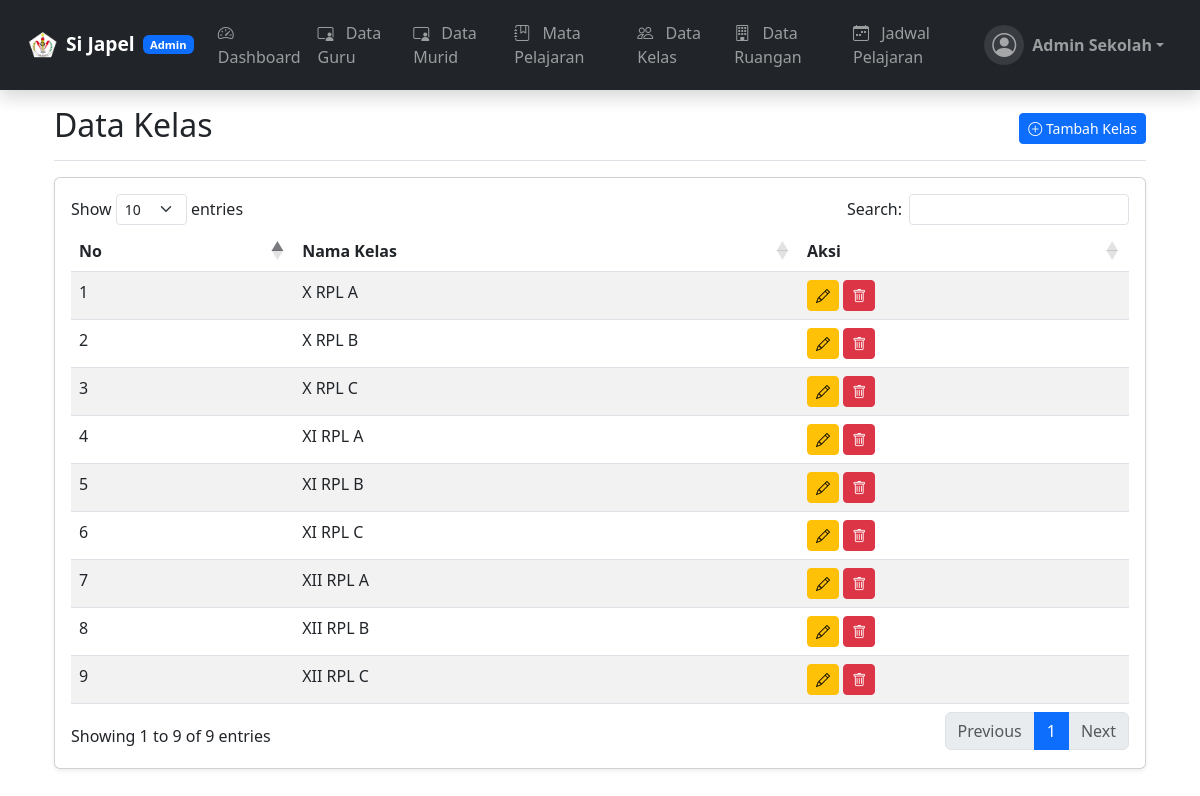
The page /admin/kelas/index.php (signed in) on the database its author committed.
### tables this page shows
CREATE TABLE `kelas` (
  `id` int(11) NOT NULL,
  `nama_kelas` varchar(50) NOT NULL
);

### admin/kelas/index.php (the view, shortened to what this page needs)
<?php
include '../../config/database.php';
$kelas = $conn->query("SELECT * FROM kelas ORDER BY nama_kelas");
?>
<!DOCTYPE html>
<html lang="en">
<head>
    <link href="https://cdn.jsdelivr.net/npm/bootstrap@5.3.0/dist/css/bootstrap.min.css" rel="stylesheet">
    <link rel="stylesheet" href="https://cdn.datatables.net/1.13.4/css/dataTables.bootstrap5.min.css">
    <link rel="stylesheet" href="https://cdn.jsdelivr.net/npm/bootstrap-icons@1.10.0/font/bootstrap-icons.css">
    <link href="../../../assets/css/style.css" rel="stylesheet">
</head>
<body>
    <?php include_once '../header_admin.php'; ?>
    <main class="container px-4">
        <div
            class="d-flex justify-content-between flex-wrap flex-md-nowrap align-items-center pt-3 pb-2 mb-3 border-bottom">
            <h1 class="h2">Data Kelas</h1>
            <div class="btn-toolbar mb-2 mb-md-0">
                <a href="add.php" class="btn btn-sm btn-primary">
                    <i class="bi bi-plus-circle"></i> Tambah Kelas
                </a>
            </div>
        </div>
        <div class="card shadow-sm">
            <div class="card-body">
                <div class="table-responsive">
                    <table id="kelasTable" class="table table-striped table-hover">
                        <thead>
                            <tr>
                                <th>No</th>
                                <th>Nama Kelas</th>
                                <th>Aksi</th>
                            </tr>
                        </thead>
                        <tbody>
                            <?php $no = 1;
                            while ($row = $kelas->fetch_assoc()): ?>
                                <tr>
                                    <td><?= $no++; ?></td>
                                    <td><?= htmlspecialchars($row['nama_kelas']); ?></td>
                                    <td>
                                        <a href="edit.php?id=<?= $row['id']; ?>" class="btn btn-sm btn-warning"
                                            title="Edit">
                                            <i class="bi bi-pencil"></i>
                                        </a>
                                        <a href="delete.php?id=<?= $row['id']; ?>" class="btn btn-sm btn-danger"
                                            title="Hapus" onclick="return confirm('Hapus kelas ini?')">
                                            <i class="bi bi-trash"></i>
                                        </a>
                                    </td>
                                </tr>
                            <?php endwhile; ?>
                        </tbody>
                    </table>
                </div>
            </div>
        </div>
    </main>
</body>
</html>

### rows shown on the page
kelas: nama_kelas "X RPL A"
kelas: nama_kelas "X RPL B"
kelas: nama_kelas "X RPL C"
kelas: nama_kelas "XI RPL A"
kelas: nama_kelas "XI RPL B"
kelas: nama_kelas "XI RPL C"
kelas: nama_kelas "XII RPL A"
kelas: nama_kelas "XII RPL B"
kelas: nama_kelas "XII RPL C"

### other values the page prints
$current_role "Admin"
$nama "Admin Sekolah"
